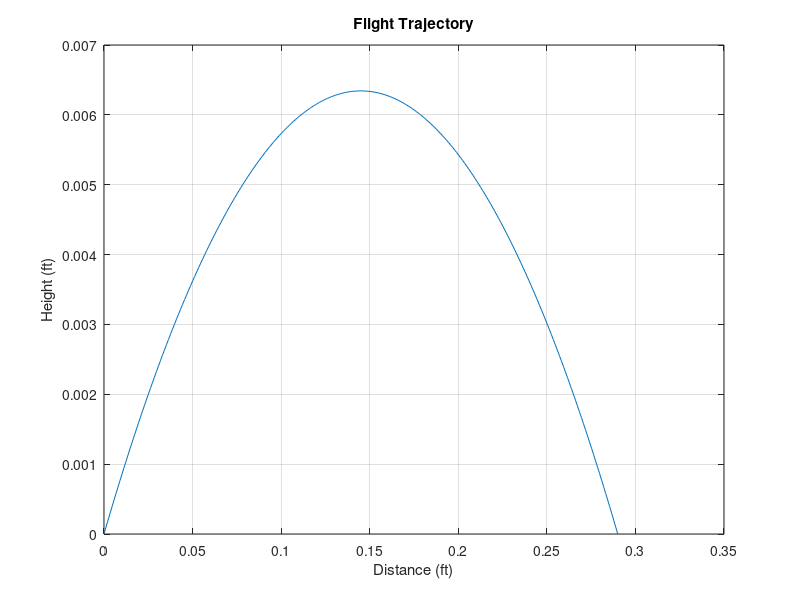

MATLAB code to generate this figure:
%This script will plot the trajectory of a particle in flight

%
%
%

%Initial Values
g = -32.2;                              %Acceleration of Gravity (ft/sec^2)

%Prompt user to enter initial velocity and projection angle
prompt1='Please enter the initial velocity (in mph):';
v = input(prompt1) * 5280/3600;
prompt2='Please enter the initial launch angle (in degrees):';
theta = input(prompt2) * pi/180;

%Compute Time of Flight and Horizontal Distance Traveled
tf = -2 * v * sin(theta)/ g;             %Time of Flight (sec)
fprintf('\nTime of Flight; %.2f sec', tf);
xf = v * cos(theta) * tf;               %Horizontal position when
                                        %particle hits the ground
fprintf('\nTotal Distance Traveled: %.2f ft', xf);

%Compute Time Values and Corresponding Particle Position
t = linspace(0,tf,256);                 %Incrementing time values from 0 to tg
x = v*t*cos(theta);                     %Horizontal Position Data
y = (1/2)*g*t.^2 + v*t*sin(theta);      %Vertical Position Data

%Plot Trajectory
plot(x,y), grid, xlabel('Distance (ft)'), ylabel('Height (ft)'), ...
    title('Flight Trajectory')